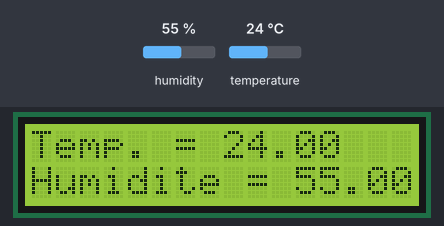
This sketch was run on a simulated Arduino Uno, built with avr-gcc and run on an emulated ATmega328P. Shown: 16×2 character LCD. The test bench sets the inputs (shaded band); at power-on: humidity 55 %, temperature 24 °C. What the sketch prints to the serial monitor is not drawn.

Above: at 5.6 s.
5.7 s: humidity set to 22 %
At 10.8 s:
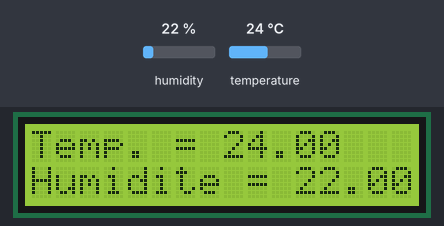
13.2 s: temperature set to 12 °C
At 15.9 s:
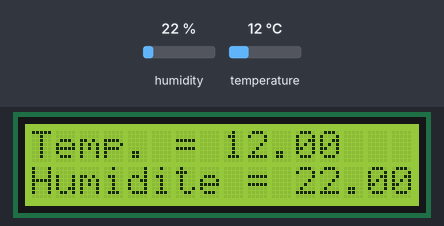
20.7 s: humidity set to 40 %
At 26.1 s:
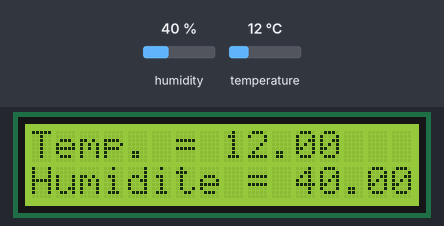
28.2 s: temperature set to 19 °C
At 31.1 s:
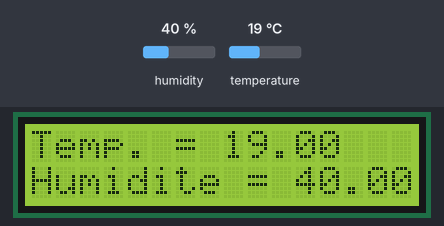
Timing chart, 0 to 32.6 s (numbered marks = the images above; inputs shaded):
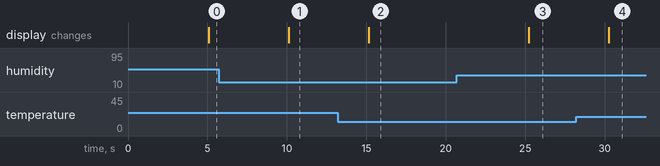

The sketch:

sketch_mar19a.ino
```cpp
#include <LiquidCrystal.h>
#include "DHT.h"

LiquidCrystal lcd(12, 11, 5, 4, 13, 3);

#define PinCapteur 2
#define Type DHT11

DHT dht(PinCapteur, Type);

void setup() {
  Serial.begin(9600);      // ← Activation du Serial Monitor
  lcd.begin(16, 2);
  dht.begin();

  Serial.println("Station meteo Arduino prête");
}

void loop() {
  delay(5000);

  float humidite = dht.readHumidity();
  float temperature = dht.readTemperature();

  // --- Affichage LCD ---
  lcd.clear();
  lcd.setCursor(0, 0);
  lcd.print("Temp. = ");
  lcd.print(temperature);

  lcd.setCursor(0, 1);
  lcd.print("Humidite = ");
  lcd.print(humidite);

  // --- Affichage Serial Monitor ---
  Serial.print("Temperature : ");
  Serial.print(temperature);
  Serial.println(" °C");

  Serial.print("Humidite : ");
  Serial.print(humidite);
  Serial.println(" %");

  Serial.println("----------------------");
}
```

Measured:
- after the input at 5.7 s, the display: changes after 4.4 s (image 1)
- after the input at 13.2 s, the display: changes after 2.0 s (image 2)
- after the input at 20.7 s, the display: changes after 4.5 s (image 3)
- after the input at 28.2 s, the display: changes after 2.1 s (image 4)
